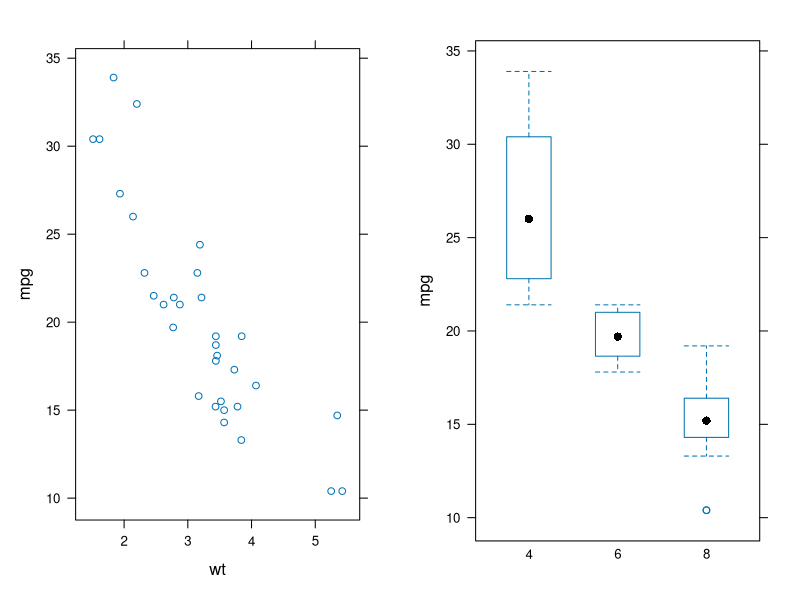

This figure's R source:
library(lattice)
library(gridExtra)
p1 <- xyplot(mpg ~ wt, data = mtcars)
p2 <- bwplot(mpg ~ factor(cyl), data = mtcars)
grid.arrange(p1, p2, ncol = 2)
